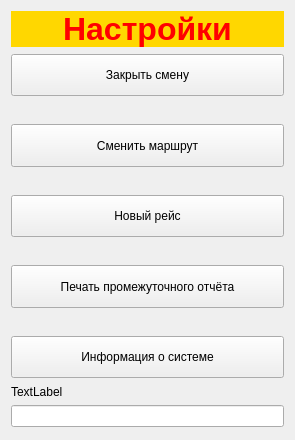
<?xml version="1.0" encoding="UTF-8"?>
<ui version="4.0">
 <class>Settings_bus</class>
 <widget class="QWidget" name="Settings_bus">
  <property name="geometry">
   <rect>
    <x>0</x>
    <y>0</y>
    <width>295</width>
    <height>440</height>
   </rect>
  </property>
  <property name="windowTitle">
   <string>Form</string>
  </property>
  <layout class="QVBoxLayout" name="verticalLayout">
   <property name="spacing">
    <number>6</number>
   </property>
   <item>
    <widget class="QLabel" name="label">
     <property name="font">
      <font>
       <pointsize>24</pointsize>
       <weight>75</weight>
       <italic>false</italic>
       <bold>true</bold>
      </font>
     </property>
     <property name="styleSheet">
      <string notr="true">color: red;
background-color: #FFD700;
selection-color: yellow;
selection-background-color: red;
font: bold 1.4em;
</string>
     </property>
     <property name="text">
      <string>Настройки</string>
     </property>
     <property name="alignment">
      <set>Qt::AlignCenter</set>
     </property>
    </widget>
   </item>
   <item>
    <spacer name="verticalSpacer">
     <property name="orientation">
      <enum>Qt::Vertical</enum>
     </property>
     <property name="sizeHint" stdset="0">
      <size>
       <width>20</width>
       <height>40</height>
      </size>
     </property>
    </spacer>
   </item>
   <item>
    <layout class="QVBoxLayout" name="verticalLayout_2">
     <property name="spacing">
      <number>28</number>
     </property>
     <item>
      <widget class="QPushButton" name="pushButton">
       <property name="minimumSize">
        <size>
         <width>0</width>
         <height>40</height>
        </size>
       </property>
       <property name="text">
        <string>
Закрыть смену
</string>
       </property>
      </widget>
     </item>
     <item>
      <widget class="QPushButton" name="pushButton_2">
       <property name="minimumSize">
        <size>
         <width>0</width>
         <height>40</height>
        </size>
       </property>
       <property name="text">
        <string>
Сменить маршрут
</string>
       </property>
      </widget>
     </item>
     <item>
      <widget class="QPushButton" name="pushButton_3">
       <property name="minimumSize">
        <size>
         <width>0</width>
         <height>40</height>
        </size>
       </property>
       <property name="text">
        <string>
Новый рейс
</string>
       </property>
      </widget>
     </item>
     <item>
      <widget class="QPushButton" name="pushButton_4">
       <property name="minimumSize">
        <size>
         <width>0</width>
         <height>40</height>
        </size>
       </property>
       <property name="text">
        <string>
Печать промежуточного отчёта
</string>
       </property>
      </widget>
     </item>
     <item>
      <widget class="QPushButton" name="pushButton_5">
       <property name="minimumSize">
        <size>
         <width>0</width>
         <height>40</height>
        </size>
       </property>
       <property name="text">
        <string>
Информация о системе
</string>
       </property>
      </widget>
     </item>
    </layout>
   </item>
   <item>
    <spacer name="verticalSpacer_3">
     <property name="orientation">
      <enum>Qt::Vertical</enum>
     </property>
     <property name="sizeHint" stdset="0">
      <size>
       <width>20</width>
       <height>40</height>
      </size>
     </property>
    </spacer>
   </item>
   <item>
    <widget class="QLabel" name="label_2">
     <property name="text">
      <string>TextLabel</string>
     </property>
    </widget>
   </item>
   <item>
    <widget class="QLineEdit" name="lineEdit"/>
   </item>
   <item>
    <spacer name="verticalSpacer_2">
     <property name="orientation">
      <enum>Qt::Vertical</enum>
     </property>
     <property name="sizeHint" stdset="0">
      <size>
       <width>20</width>
       <height>40</height>
      </size>
     </property>
    </spacer>
   </item>
  </layout>
 </widget>
 <resources/>
 <connections/>
</ui>
